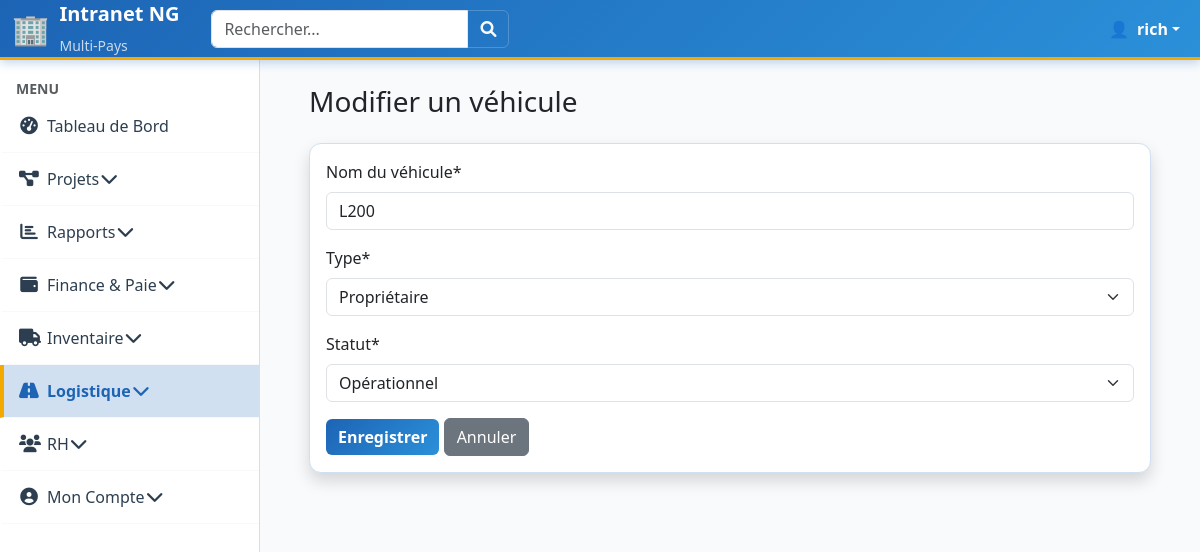
Screenshot of /logistique/vehicules/1/update/ (signed in) with the database file from the repository.
### users/models.py (models this page shows, shortened)
class CustomUser(AbstractUser):
    phone_number = models.CharField(
        max_length=20, blank=True, null=True, verbose_name="Numéro de téléphone"
    )
    salaire_mensuel_base = models.DecimalField(
        max_digits=10, decimal_places=2, default=Decimal("0.00"), verbose_name=_("Salaire Mensuel de Base")
    )
    statut_actuel = models.CharField(
        max_length=20,
        choices=EMPLOYEE_STATUS_CHOICES,
        default="ACTIF",
        verbose_name=_("Statut actuel"),
    )
    class Meta:
        verbose_name = "Employé"
        verbose_name_plural = "Employés"
    def is_team_lead_user(self):
        return self.groups.filter(name__iexact="Team_Lead").exists()
    def is_coordinator_user(self):
        user_roles = {r.lower() for r in self.get_active_role_names()}
        return (
            "coordinateur de projet" in user_roles or "coordinateur_de_projet" in user_roles
        )
    def is_field_team_user(self):
        user_roles = {r.lower() for r in self.get_active_role_names()}
        return "field team" in user_roles or "field_team" in user_roles
    @property
    def is_cm(self):
        user_roles = {r.lower() for r in self.get_active_role_names()}
        return "country manager" in user_roles or "country_manager" in user_roles
    @property
    def is_coordinator(self):
        return self.is_coordinator_user()
    @property
    def is_field_team(self):
        return self.is_field_team_user()
    @property
    def is_team_lead(self):
        return self.is_team_lead_user()
    @property
    def active_country_ids(self):
        if not self.is_authenticated:
            return []
        return list(
            self.assignments.filter(is_active=True, country__is_active=True)
            .values_list("country_id", flat=True)
            .distinct()
        )
    def get_active_role_names(self):
        if not self.is_authenticated:
            return set()
        return set(
            self.assignments.filter(
                is_active=True, country__is_active=True
            ).values_list("role__name", flat=True)
        )

### logistique/models.py (models this page shows, shortened)
class Vehicule(models.Model):
    TYPE_CHOICES = (
        ("PROPRIETAIRE", _("Propriétaire")),
        ("LOUE", _("Loué")),
    )
    STATUT_CHOICES = (
        ("OPERATIONNEL", _("Opérationnel")),
        ("EN_REPARATION", _("En réparation")),
        ("HORS_SERVICE", _("Hors service")),
    )
    nom_vehicule = models.CharField(max_length=200, verbose_name=_("Nom du véhicule"))
    type = models.CharField(max_length=20, choices=TYPE_CHOICES, verbose_name=_("Type"))
    statut = models.CharField(max_length=20, choices=STATUT_CHOICES, default="OPERATIONNEL", verbose_name=_("Statut"))
    class Meta:
        verbose_name = _("Véhicule")
        verbose_name_plural = _("Véhicules")

### logistique/views.py (the view)
# urls.py: path('vehicules/<int:pk>/update/', views.VehiculeUpdateView.as_view(), name='vehicule_update'),
class VehiculeUpdateView(PermissionRequiredMixin, UpdateView):
    model = Vehicule
    template_name = 'logistique/vehicule_form.html'
    fields = '__all__'
    success_url = reverse_lazy('logistique:vehicule_list')
    permission_required = 'logistique.change_vehicule'

### core/context_processors.py (called while the page is built)
def user_countries_processor(request):
    user = request.user
    countries = []
    active_country_ids = []
    if user.is_authenticated:
        active_country_ids = user.active_country_ids
        countries = Country.objects.filter(id__in=active_country_ids)
    return {
        "user_countries": countries,
        "active_country_ids": active_country_ids,  # Cette variable est maintenant toujours définie
    }

### logistique/templates/logistique/vehicule_form.html (shortened to what this page needs)
{% extends 'core/base.html' %}
{% load crispy_forms_tags %}
{% block content %}
<div class="container-fluid">
    <h1 class="h3 mb-4 text-gray-800">{% if object %}Modifier{% else %}Ajouter{% endif %} un véhicule</h1>
    <div class="card shadow mb-4">
        <div class="card-body">
            <form method="post">
                {{ form|crispy }}
                <button type="submit" class="btn btn-primary">Enregistrer</button>
                <a href="{% url 'logistique:vehicule_list' %}" class="btn btn-secondary">Annuler</a>
            </form>
        </div>
    </div>
</div>
{% endblock %}

### core/templates/core/base.html (shortened to what this page needs)
{% load static %}
<!DOCTYPE html>
<html lang="fr">
<head>
    <link href="https://cdn.jsdelivr.net/npm/bootstrap@5.3.3/dist/css/bootstrap.min.css" rel="stylesheet">
    <link rel="stylesheet" href="https://cdnjs.cloudflare.com/ajax/libs/font-awesome/6.0.0-beta3/css/all.min.css">
</head>
<body>
    <nav class="navbar navbar-expand-lg navbar-custom fixed-top">
        <div class="container-fluid">
            <a class="navbar-brand fw-bold d-flex align-items-center" href="{% url 'home' %}">
                <span style="font-size: 1.5em; margin-right: 10px;">🏢</span>
                <div>
                    <div>Intranet NG</div>
                    <small class="opacity-75" style="font-size: 0.7em; font-weight: 400;">Multi-Pays</small>
                </div>
            </a>
            <form class="d-flex ms-3" role="search">
                <div class="input-group">
                    <input class="form-control" type="search" placeholder="Rechercher..." aria-label="Search">
                    <button class="btn btn-outline-light" type="submit" style="border-color: rgba(255,255,255,0.2);">
                        <i class="fas fa-search"></i>
                    </button>
                </div>
            </form>
            <div class="d-flex ms-auto">
                <ul class="navbar-nav">
                    {% if user.is_authenticated %}
                        <li class="nav-item dropdown">
                            <a class="nav-link dropdown-toggle d-flex align-items-center" href="#" role="button" data-bs-toggle="dropdown">
                                <span class="me-2">👤</span>
                                <strong>{{ user.username }}</strong>
                            </a>
                        </li>
                    {% else %}
                        <li class="nav-item">
                            <a class="nav-link" href="{% url 'login' %}">Connexion</a>
                        </li>
                    {% endif %}
                </ul>
            </div>
        </div>
    </nav>
    <div id="sidebar-wrapper">
        <ul class="sidebar-nav list-group list-group-flush">
            <li class="sidebar-item sidebar-title mt-3">
                <span class="text-uppercase text-muted small fw-bold px-3">Menu</span>
            </li>
            <li class="sidebar-item">
                <a class="sidebar-link {% if request.resolver_match.url_name == 'home' %}active{% endif %}" href="{% url 'home' %}">
                    <i class="fas fa-tachometer-alt me-2"></i> Tableau de Bord
                </a>
            </li>
            <li class="sidebar-item">
                <a class="sidebar-link" data-bs-toggle="collapse" href="#projets-collapse" role="button" aria-expanded="false" aria-controls="projets-collapse">
                    <i class="fas fa-project-diagram me-2"></i> Projets <i class="fas fa-chevron-down float-end"></i>
                </a>
            </li>
            {% if is_cm %}
            <li class="sidebar-item">
                <a class="sidebar-link {% if 'reporting' in request.path %}active{% endif %}" data-bs-toggle="collapse" href="#reporting-collapse" role="button" aria-expanded="false" aria-controls="reporting-collapse">
                    <i class="fas fa-chart-bar me-2"></i> Rapports <i class="fas fa-chevron-down float-end"></i>
                </a>
            </li>
            {% endif %}
            {% if is_cm or is_coordinator or user.is_staff %}
            <li class="sidebar-item">
                <a class="sidebar-link {% if 'finance' in request.path %}active{% endif %}" data-bs-toggle="collapse" href="#finance-collapse" role="button" aria-expanded="false" aria-controls="finance-collapse">
                    <i class="fas fa-wallet me-2"></i> Finance & Paie <i class="fas fa-chevron-down float-end"></i>
                </a>
            </li>
            <li class="sidebar-item">
                <a class="sidebar-link {% if 'inventaire' in request.path %}active{% endif %}" data-bs-toggle="collapse" href="#inventaire-collapse" role="button" aria-expanded="false" aria-controls="inventaire-collapse">
                    <i class="fas fa-truck me-2"></i> Inventaire <i class="fas fa-chevron-down float-end"></i>
                </a>
            </li>
            <li class="sidebar-item">
                <a class="sidebar-link {% if 'logistique' in request.path %}active{% endif %}" data-bs-toggle="collapse" href="#logistique-collapse" role="button" aria-expanded="false" aria-controls="logistique-collapse">
                    <i class="fas fa-road me-2"></i> Logistique <i class="fas fa-chevron-down float-end"></i>
                </a>
            </li>
            <li class="sidebar-item">
                <a class="sidebar-link {% if 'rh' in request.path %}active{% endif %}" data-bs-toggle="collapse" href="#rh-collapse" role="button" aria-expanded="false" aria-controls="rh-collapse">
                    <i class="fas fa-users me-2"></i> RH <i class="fas fa-chevron-down float-end"></i>
                </a>
            </li>
            {% endif %}
            <li class="sidebar-item">
                <a class="sidebar-link" data-bs-toggle="collapse" href="#account-collapse" role="button" aria-expanded="false" aria-controls="account-collapse">
                    <i class="fas fa-user-circle me-2"></i> Mon Compte <i class="fas fa-chevron-down float-end"></i>
                </a>
            </li>
        </ul>
    </div>
    <div id="page-content-wrapper">
        <div class="container-fluid">
            <div id="mainContent">
                {% block content %}
                {% endblock %}
            </div>
        </div>
    </div>
</body>
</html>

### core/templates/core/base.html (style rules this page uses)
:root { --header-height: 60px; --sidebar-width: 260px; --primary-blue: #1D64B5; --secondary-blue: #2B90D9; --light-blue: #D1E0F1; --primary-orange: #F4A900; --accent-yellow: #FFD166; --sidebar-active-bg: var(--light-blue); --sidebar-active-text: var(--primary-blue); --content-bg: #f8fafc; --success-color: #27ae60; --warning-color: var(--primary-orange); --danger-color: #e74c3c; }
body { background-color: var(--content-bg); padding-top: var(--header-height); min-height: 100vh; font-family: 'Segoe UI', Tahoma, Geneva, Verdana, sans-serif; margin: 0; }
.navbar-custom { background: linear-gradient(135deg, var(--primary-blue) 0%, var(--secondary-blue) 100%) !important; border-bottom: 3px solid var(--primary-orange); box-shadow: 0 2px 10px rgba(29, 100, 181, 0.3); height: var(--header-height); position: fixed; top: 0; left: 0; right: 0; z-index: 1030; }
.navbar-custom .navbar-brand, .navbar-custom .nav-link { color: white !important; font-weight: 600; }
#sidebar-wrapper { position: fixed; top: var(--header-height); bottom: 0; left: 0; width: var(--sidebar-width); background: white; border-right: 1px solid var(--light-blue); z-index: 1020; overflow-y: auto; transition: transform 0.3s ease; }
.sidebar-link { display: flex; align-items: center; color: #2c3e50; text-decoration: none; font-weight: 500; padding: 14px 20px 14px 15px; border-left: 4px solid transparent; transition: all 0.3s ease; border-bottom: 1px solid #f8f9fa; }
.sidebar-link i { margin-right: 12px; width: 20px; text-align: center; font-size: 1.1em; }
.sidebar-link.active { color: var(--primary-blue) !important; background-color: var(--light-blue) !important; border-left: 4px solid var(--primary-orange) !important; font-weight: 700; }
#page-content-wrapper { margin-left: var(--sidebar-width); width: calc(100% - var(--sidebar-width)); padding: 25px; min-height: calc(100vh - var(--header-height)); background-color: var(--content-bg); transition: all 0.3s ease; margin-top: 0; }
.btn-primary { background: linear-gradient(135deg, var(--primary-blue) 0%, var(--secondary-blue) 100%); border: none; font-weight: 600; }
.card { border: none; border-radius: 12px; box-shadow: 0 4px 15px rgba(29, 100, 181, 0.1); transition: all 0.3s ease; border: 1px solid var(--light-blue); }

### rows the page displays
CustomUser: username "rich"
Vehicule: nom_vehicule "L200", type "Propriétaire", statut "Opérationnel"
